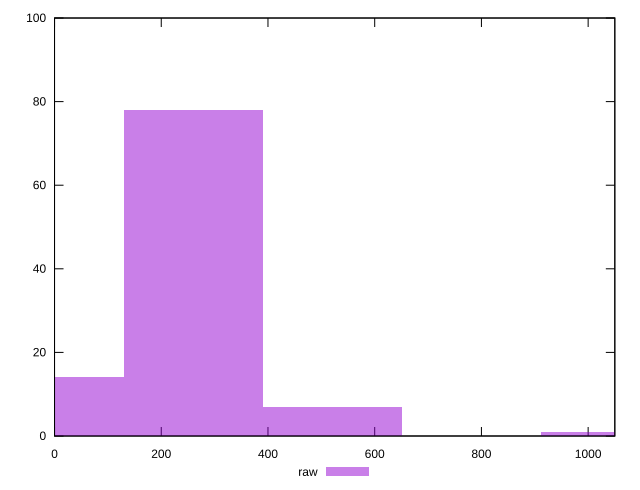

Write the gnuplot code that produced this figure.
reset

$raw <<EOF
0 14
260.57435340091365 78
521.1487068018273 7
1042.2974136036546 1
EOF

set key outside below
set boxwidth 260.57435340091365
set xrange [0:1050]
set yrange [0:100]
set trange [0:100]
set style fill transparent solid 0.5 noborder
set terminal svg size 640, 490 enhanced background rgb 'white'
set output "report_00025_2021-02-22T21:38:55.199Z/unused-css-rules/samples/pages/raw/histogram.svg"

plot $raw title "raw" with boxes

reset
